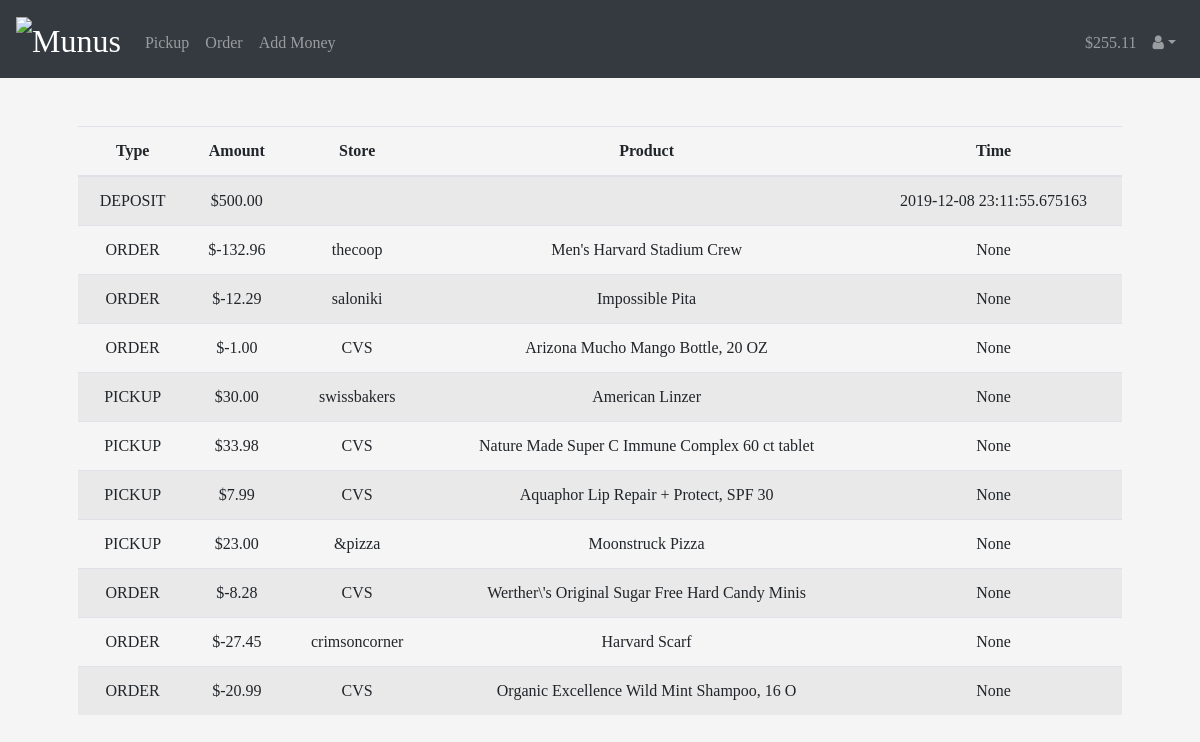
The app's page /history (signed in) with its own data.
### tables this page shows
CREATE TABLE history(user_id INTEGER, type TEXT, product_id INTEGER, amount INTEGER, timestamp TIME);

CREATE TABLE products(store varchar(255), name varchar(255), price int, id INTEGER, UNIQUE (name));

### app.py (the view)
@app.route("/history")
@login_required
def history():
    statement = "SELECT type, product_id, amount, timestamp FROM history WHERE user_id={0}".format(session["user_id"])
    rows = db.execute(statement).fetchall()
    returns = []
    for row in rows:
        ret = [] # type, amt, store, productname
        ret.append(row[0].upper())
        ret.append('$'+format(row[2], ',.2f'))
        if row[0] not in ['deposit', 'withdrawal']:
            statement = "SELECT store FROM products WHERE id = {0}".format(row[1])
            ret.append(db.execute(statement).fetchone()[0])
            statement = "SELECT name FROM products WHERE id = {0}".format(row[1])
            ret.append(db.execute(statement).fetchone()[0])
        else:
            ret.append('')
            ret.append('')
        ret.append(row[3])
        returns.append(ret)
    if len(returns) == 0:
        return render_template("history.html", rows = 0, balance = session['balance'])
    return render_template("history.html", rows=returns, balance=session['balance'])

### app.py (called while the page is built)
@app.after_request
def after_request(response):
    response.headers["Cache-Control"] = "no-cache, no-store, must-revalidate"
    response.headers["Expires"] = 0
    response.headers["Pragma"] = "no-cache"
    return response

### helpers.py (called while the page is built)
def login_required(f):
    @wraps(f)
    def decorated_function(*args, **kwargs):
        if session.get("user_id") is None:
            return redirect("/login")
        return f(*args, **kwargs)
    return decorated_function

### templates/history.html (shortened to what this page needs)
{% extends "layout.html" %}
{% block main %}
{% if rows != 0 %}
      <table class="table table-striped">
          <thead>
              <tr>
                  <b><th>Type</th></b>
                  <th>Amount</th>
                  <th>Store</th>
                  <th>Product</th>
                  <th>Time</th>
              </tr>
          </thead>
          <tbody>
              {% for row in rows %}
                  <tr>
                      <td>{{row[0]}}</td>
                      <td>{{row[1]}}</td>
                      <td>{{row[2]}}</td>
                      <td>{{row[3]}}</td>
                      <td>{{row[4]}}</td>
                  </tr>
              {% endfor %}
          </tbody>
      </table>
  {% else %}
      <h3>No transaction history yet</h3>
      <h4><a href = '/order'>Let's get some orders in!</a></h4>
  {% endif %}
{% endblock %}

### static/styles.css (style rules this page uses)
body { background-color: whitesmoke; font-family: "Georgia", Times, serif; }

### records on screen
history: type "DEPOSIT", amount "$500.00", timestamp "2019-12-08 23:11:55.675163"
products: store "CVS", name "Arizona Mucho Mango Bottle, 20 OZ"
products: store "CVS", name "Nature Made Super C Immune Complex 60 ct tablet"
products: store "CVS", name "Aquaphor Lip Repair + Protect, SPF 30"
products: store "CVS", name "Werther\\'s Original Sugar Free Hard Candy Minis"
products: store "CVS", name "Organic Excellence Wild Mint Shampoo, 16 O"

### other values on screen
{{ balance }} "$255.11"
{{ row[0] }} "ORDER" "ORDER" "ORDER" "PICKUP" "PICKUP" "PICKUP" "PICKUP" "ORDER" "ORDER" "ORDER"
{{ row[1] }} "$-132.96" "$-12.29" "$-1.00" "$30.00" "$33.98" "$7.99" "$23.00" "$-8.28" "$-27.45" "$-20.99"
{{ row[2] }} "thecoop" "saloniki" "swissbakers" "&pizza" "crimsoncorner"
{{ row[3] }} "Men's Harvard Stadium Crew" "Impossible Pita" "American Linzer" "Moonstruck Pizza" "Harvard Scarf"
{{ row[4] }} "None" "None" "None" "None" "None" "None" "None" "None" "None" "None"
